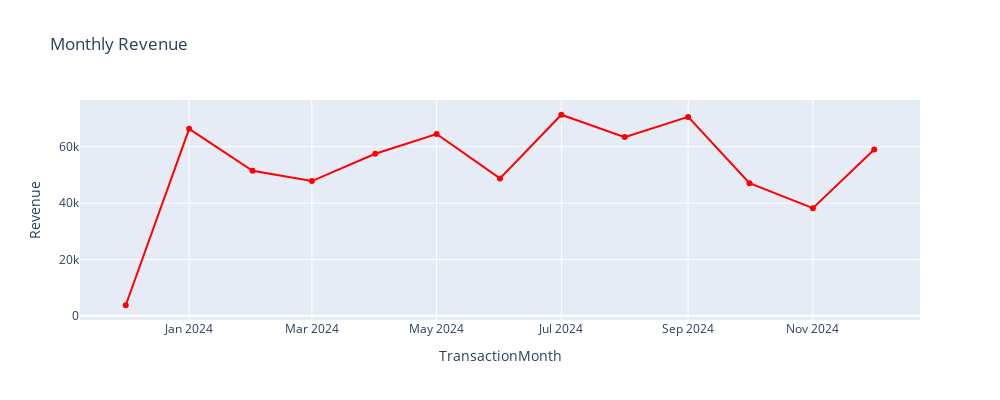

This figure's notebook cell:
### Code cell
# Seasonal trends
merged['TransactionMonth'] = merged['TransactionDate'].dt.to_period('M')
monthly_revenue = merged.groupby('TransactionMonth')['TotalValue'].sum()
print(monthly_revenue)

# Convert Period to string for Plotly
monthly_revenue.index = monthly_revenue.index.astype(str)

# plot the monthly revenue using plotly
fig = px.line(monthly_revenue, x=monthly_revenue.index, y=monthly_revenue.values, title='Monthly Revenue', labels={'x':'Month', 'y':'Revenue'}, markers=True, color_discrete_sequence=['red'], 
              width=1000, height=400)
fig.show()

### Figure 1 — Plotly figure (JSON) as saved in the notebook; plotly's stock layout.template omitted (floating-point values rounded to 4 significant figures)
{"data": [{"hovertemplate": "TransactionMonth=%{x}<br>Revenue=%{y}<extra></extra>", "legendgroup": "", "line": {"color": "red", "dash": "solid"}, "marker": {"symbol": "circle"}, "mode": "lines+markers", "name": "", "orientation": "v", "showlegend": false, "type": "scatter", "x": ["2023-12", "2024-01", "2024-02", "2024-03", "2024-04", "2024-05", "2024-06", "2024-07", "2024-08", "2024-09", "2024-10", "2024-11", "2024-12"], "xaxis": "x", "y": [3770.0, 66380.0, 51460.0, 47830.0, 57520.0, 64530.0, 48770.0, 71370.0, 63440.0, 70600.0, 47060.0, 38220.0, 59050.0], "yaxis": "y"}], "layout": {"height": 400, "legend": {"tracegroupgap": 0}, "title": {"text": "Monthly Revenue"}, "width": 1000, "xaxis": {"anchor": "y", "domain": [0, 1], "title": {"text": "TransactionMonth"}}, "yaxis": {"anchor": "x", "domain": [0, 1], "title": {"text": "Revenue"}}}}
